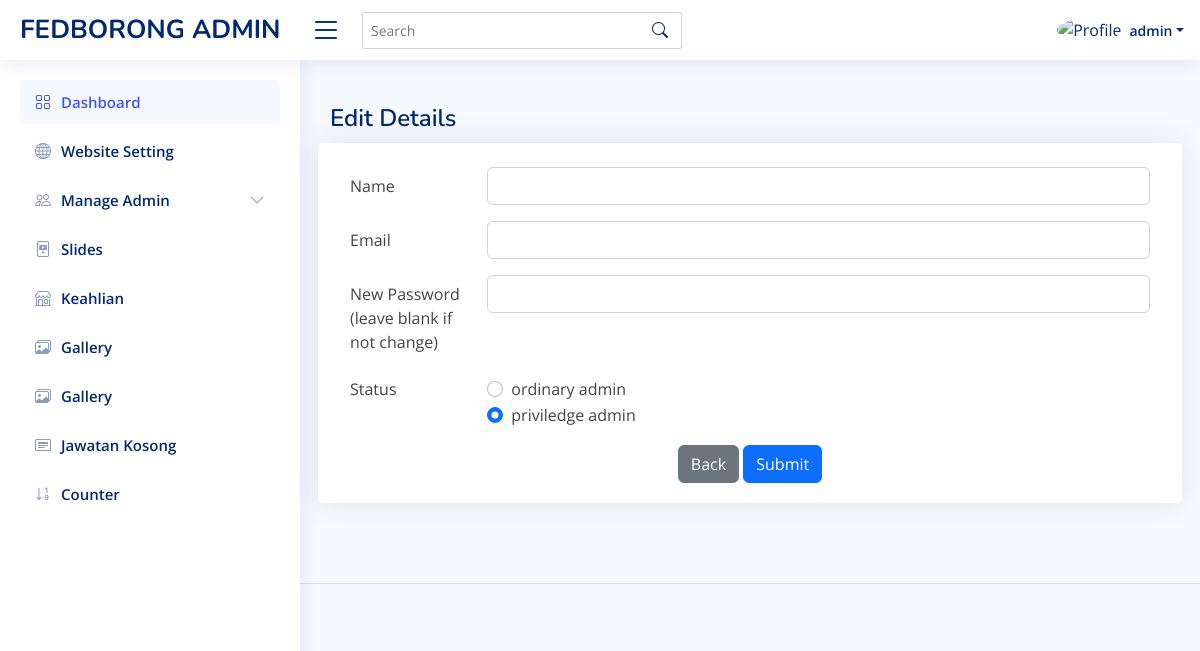
/admin-edit.php (signed in), run on an earlier commit of the app's database.
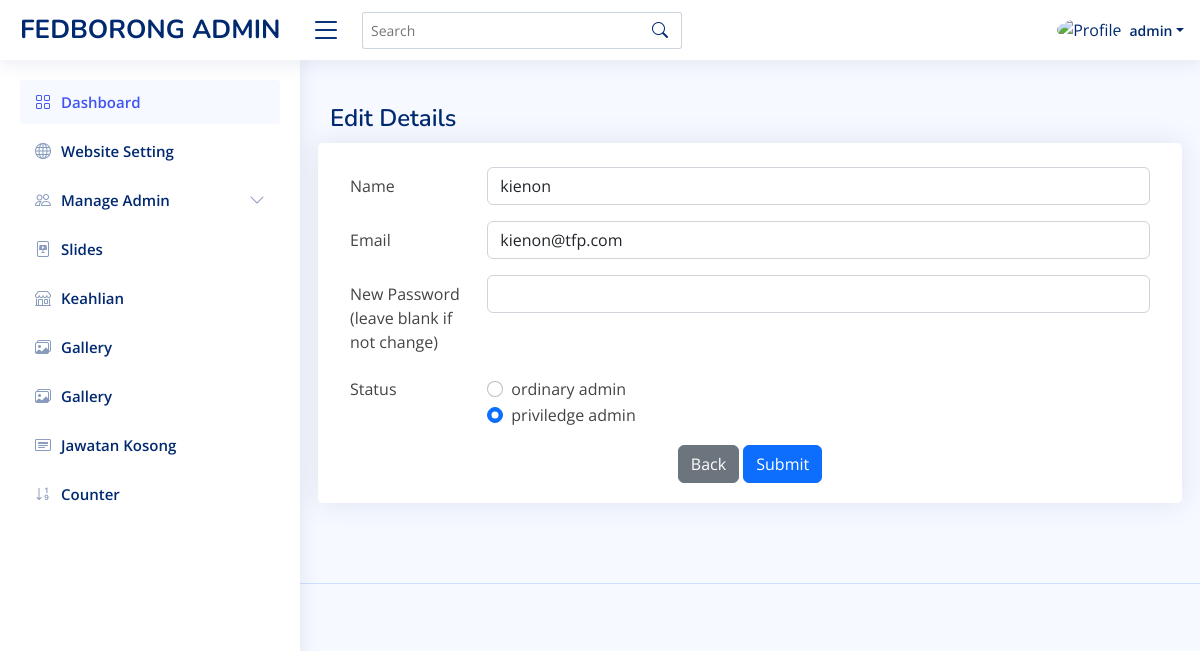
And on a later commit of the database.
### tables this page shows
CREATE TABLE `user` (
  `id` int(11) NOT NULL,
  `name` varchar(255) NOT NULL,
  `email` varchar(255) NOT NULL,
  `password` varchar(255) NOT NULL,
  `status` tinyint(4) NOT NULL
);

### admin-edit.php (the view, shortened to what the changed rows need)
<?php
    if(isset($_SESSION['username'])) {
?>
<?php
include 'admin/admin-header.php';
require('db_connect.php');
$id=$_REQUEST['id'];
$query = "SELECT * from user where id='".$id."'";
$result = mysqli_query($conn, $query) or die ( mysqli_error());
$row = mysqli_fetch_assoc($result);
?>
<body>
<main id="main" class="main">
    <div class="pagetitle">
      <h1>Edit Details</h1>
    </div>
    <section class="section">
      <div class="row">
          <div class="card">
            <div class="card-body"><br>
               <?php
               if(isset($_POST['new']) && $_POST['new']==1)
               {
               $id=$_REQUEST['id'];
               $name =$_REQUEST['uid'];
               $email =$_REQUEST['mail'];
               $pwd =$_REQUEST['pwd'];
               if(empty($pwd)) {
                $update="UPDATE `user` SET `name` = '$name', `email` = '$email' WHERE `id` = '$id';";
               }
                else {
                $hashpwd = password_hash($pwd, PASSWORD_DEFAULT);
                $update="UPDATE `user` SET `name` = '$name', `email` = '$email', `password` = '$pwd' WHERE `id` = '$id';";
               }
               mysqli_query($conn, $update) or die(mysqli_error());
               $status = "Record Updated Successfully. </br></br>
               <a href='admin-view.php'>View Updated Record</a>";
               echo '<p style="color:#FF0000;">'.$status.'</p>';
               }else {
               ?>
              <form action="" method="POST">
                <div class="row mb-3">
                  <label for="inputEmail3" class="col-sm-2 col-form-label">Name</label>
                  <div class="col-sm-10">
                    <input type="text" name="uid" class="form-control" id="inputText" value="<?php echo $row['name'] ?>">
                  </div>
                </div>
                <div class="row mb-3">
                  <label for="inputEmail3" class="col-sm-2 col-form-label">Email</label>
                  <div class="col-sm-10">
                    <input type="email" name="mail" class="form-control" id="inputEmail" value="<?php echo $row['email'] ?>">
                  </div>
                </div>
                <div class="row mb-3">
                  <label class="col-sm-2 col-form-label">New Password (leave blank if not change)</label>
                  <div class="col-sm-10">
                    <input type="password" name="pwd" class="form-control">
                  </div>
                </div>
                <fieldset class="row mb-3">
                  <legend class="col-form-label col-sm-2 pt-0">Status</legend>
                  <div class="col-sm-10">
                    <?php if ($row['status']==2) { ?>
                    <div class="form-check">
                      <input class="form-check-input" type="radio" name="admin" id="gridRadios1" value="2" checked>
                      <label class="form-check-label" for="gridRadios1">
                        ordinary admin
                      </label>
                    </div>
                    <div class="form-check">
                      <input class="form-check-input" type="radio" name="admin" id="gridRadios2" value="1">
                      <label class="form-check-label" for="gridRadios2">
                        priviledge admin
                      </label>
                    </div>
                    <?php }else {?>
                        <div class="form-check">
                      <input class="form-check-input" type="radio" name="admin" id="gridRadios1" value="2">
                      <label class="form-check-label" for="gridRadios1">
                        ordinary admin
                      </label>
                    </div>
                    <div class="form-check">
                      <input class="form-check-input" type="radio" name="admin" id="gridRadios2" value="1" checked>
                      <label class="form-check-label" for="gridRadios2">
                        priviledge admin
                      </label>
                    </div>
                    <?php } ?>
                  </div>
                </fieldset>
                <div class="text-center">
                  <a href="admin-view" class="btn btn-secondary">Back</a>
                  <button type="submit" name="signup-submit" class="btn btn-primary">Submit</button>
                </div>
              </form>
              <?php } ?>
            </div>
          </div>
      </div>
    </section>
  </main>
<?php include 'admin/admin-footer.php' ?>
<?php
    } else {
        header("Location: ../Moderna/admin-login?error=login_first");
        exit();
    }
 ?>

What changed in the data, as far as the page shows it:
added user: uid "kienon", mail "kienon@tfp.com"
